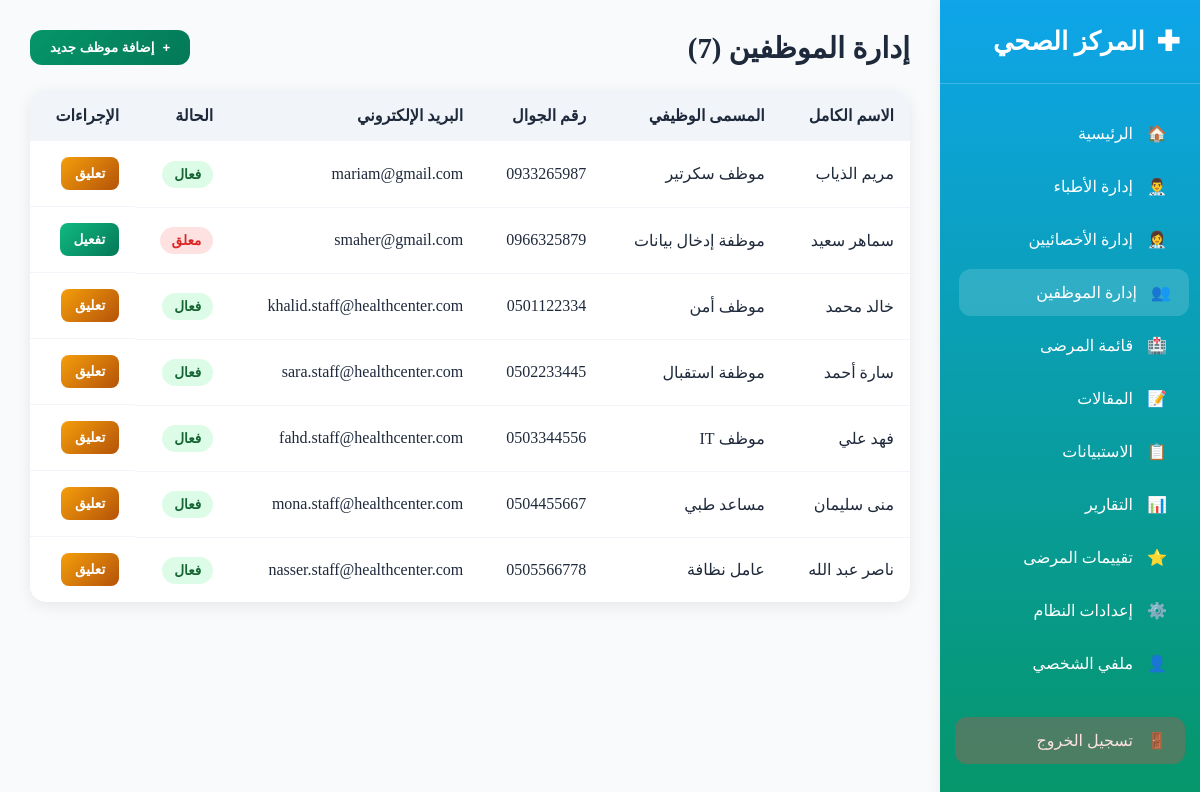
The app's page /admin/staff.php with its own data.
### tables this page shows
CREATE TABLE `staff` (
  `id` int NOT NULL,
  `full_name` varchar(100) NOT NULL,
  `email` varchar(100) NOT NULL,
  `phone` varchar(20) DEFAULT NULL,
  `position` varchar(100) NOT NULL,
  `status` enum('active','suspended') DEFAULT 'active',
  `created_at` timestamp NOT NULL DEFAULT CURRENT_TIMESTAMP,
  `updated_at` timestamp NOT NULL DEFAULT CURRENT_TIMESTAMP ON UPDATE CURRENT_TIMESTAMP,
  `password` varchar(255) NOT NULL DEFAULT ''
);

### admin/staff.php (the view, shortened to what this page needs)
<?php
$current_page_name = 'staff';
$database = new Database();
$conn = $database->getConnection();
$stmt = $conn->query("SELECT id, full_name, email, phone, position, status FROM staff ORDER BY created_at DESC");
$staff = $stmt->fetchAll(PDO::FETCH_ASSOC);
?>
<!DOCTYPE html>
<html lang="ar" dir="rtl">
<head>
    <?php include 'includes/sidebar.php'; ?>
</head>
<body>
    <div class="main-content">
        <div class="page-header">
            <h1 class="page-title">إدارة الموظفين (<?= count($staff) ?>)</h1>
            <button class="btn-add" id="toggleForm">
                <span>+</span> إضافة موظف جديد
            </button>
        </div>
        <?php if (count($staff) > 0): ?>
        <table class="staff-table">
            <thead>
                <tr>
                    <th>الاسم الكامل</th>
                    <th>المسمى الوظيفي</th>
                    <th>رقم الجوال</th>
                    <th>البريد الإلكتروني</th>
                    <th>الحالة</th>
                    <th>الإجراءات</th>
                </tr>
            </thead>
            <tbody>
                <?php foreach ($staff as $employee): ?>
                <tr>
                    <td><?= htmlspecialchars($employee['full_name']) ?></td>
                    <td><?= htmlspecialchars($employee['position']) ?></td>
                    <td><?= htmlspecialchars($employee['phone'] ?? 'غير متوفر') ?></td>
                    <td><?= htmlspecialchars($employee['email']) ?></td>
                    <td><span class="status status-<?= $employee['status'] ?>"><?= $employee['status'] === 'active' ? 'فعال' : 'معلق' ?></span></td>
                    <td class="actions">
                        <?php if ($employee['status'] === 'active'): ?>
                            <a href="?action=suspend&id=<?= $employee['id'] ?>" class="btn-action suspend">تعليق</a>
                        <?php else: ?>
                            <a href="?action=activate&id=<?= $employee['id'] ?>" class="btn-action activate">تفعيل</a>
                        <?php endif; ?>
                    </td>
                </tr>
                <?php endforeach; ?>
            </tbody>
        </table>
        <?php endif; ?>
    </div>
</body>
</html>

### admin/includes/sidebar.php (shortened to what this page needs)
<?php
function is_active($target, $current) {
    return (isset($current) && $target === $current) ? 'active' : '';
}
?>
<div class="sidebar">
    <div class="logo">
        <div class="logo-icon">✚</div>
        <span>المركز الصحي</span>
    </div>
    <ul>
        <li><a href="dashboard.php" class="<?= is_active('dashboard', $current_page_name) ?>"><span>🏠</span> <span>الرئيسية</span></a></li>
        <li><a href="doctors.php" class="<?= is_active('doctors', $current_page_name) ?>"><span>👨‍⚕️</span> <span>إدارة الأطباء</span></a></li>
        <li><a href="specialists.php" class="<?= is_active('specialists', $current_page_name) ?>"><span>👩‍⚕️</span> <span>إدارة الأخصائيين</span></a></li>
        <li><a href="staff.php" class="<?= is_active('staff', $current_page_name) ?>"><span>👥</span> <span>إدارة الموظفين</span></a></li>
        <li><a href="patients.php" class="<?= is_active('patients', $current_page_name) ?>"><span>🏥</span> <span>قائمة المرضى</span></a></li>
        <li><a href="articles.php" class="<?= is_active('articles', $current_page_name) ?>"><span>📝</span> <span>المقالات</span></a></li>
        <li><a href="surveys.php" class="<?= is_active('surveys', $current_page_name) ?>"><span>📋</span> <span>الاستبيانات</span></a></li>
        <li><a href="reports.php" class="<?= is_active('reports', $current_page_name) ?>"><span>📊</span> <span>التقارير</span></a></li>
        <li><a href="reviews.php" class="<?= is_active('reviews', $current_page_name) ?>"><span>⭐</span> <span>تقييمات المرضى</span></a></li>
        <li><a href="settings.php" class="<?= is_active('settings', $current_page_name) ?>"><span>⚙️</span> <span>إعدادات النظام</span></a></li>
        <li><a href="profile.php" class="<?= is_active('profile', $current_page_name) ?>"><span>👤</span> <span>ملفي الشخصي</span></a></li>
        <li><a href="../logout.php" class="logout"><span>🚪</span> <span>تسجيل الخروج</span></a></li>
    </ul>
</div>

### admin/staff.php (style rules this page uses)
* { margin: 0; padding: 0; box-sizing: border-box; }
.main-content { margin-right: 260px; padding: 30px; }
.page-header { display: flex; justify-content: space-between; align-items: center; margin-bottom: 25px; flex-wrap: wrap; gap: 15px; }
.page-title { font-size: 1.8rem; font-weight: 700; color: var(--text-color); }
.btn-add { background: linear-gradient(135deg, #059669 0%, #047857 100%); color: white; border: none; padding: 10px 20px; border-radius: 12px; font-weight: 600; cursor: pointer; display: flex; align-items: center; gap: 8px; transition: transform 0.2s; }
.staff-table { width: 100%; border-collapse: collapse; background: var(--card-bg); border-radius: 16px; overflow: hidden; box-shadow: 0 4px 15px var(--card-shadow); }
.staff-table th { background: var(--border-color); padding: 16px; text-align: right; font-weight: 700; color: var(--text-color); }
.staff-table td { padding: 16px; text-align: right; border-bottom: 1px solid var(--border-color); color: var(--text-color); }
.staff-table tr:last-child td { border-bottom: none; }
.status { padding: 6px 12px; border-radius: 20px; font-size: 0.85rem; font-weight: 600; }
.status-active { background: #dcfce7; color: #166534; }
.status-suspended { background: #fee2e2; color: #dc2626; }
.actions { display: flex; gap: 8px; flex-wrap: wrap; }
.btn-action { padding: 8px 14px; border-radius: 8px; color: white; text-decoration: none; font-size: 0.85rem; font-weight: 600; display: inline-flex; align-items: center; gap: 6px; white-space: nowrap; }
.activate { background: linear-gradient(135deg, #10b981, #047857); }
.suspend { background: linear-gradient(135deg, #f59e0b, #b45309); }

### admin/includes/theme_logic.php (style rules this page uses)
:root { --bg-color: #f8fafc; --text-color: #1e293b; --card-bg: white; --card-shadow: rgba(0,0,0,0.08); --header-bg: white; --header-shadow: rgba(0,0,0,0.08); --sidebar-bg: linear-gradient(180deg, #0ea5e9 0%, #059669 100%); --sidebar-text: white; --border-color: #f1f5f9; --muted-text: #64748b; --stat-title-color: #64748b; --toggle-bg: #e2e8f0; --toggle-thumb: white; --department-active: #dcfce7; --department-inactive: #fee2e2; --department-active-text: #166534; --department-inactive-text: #dc2626; }
body { background-color: var(--bg-color); color: var(--text-color); transition: background-color 0.3s ease, color 0.3s ease; }

### admin/includes/sidebar.php (style rules this page uses)
.sidebar { width: 260px; background: var(--sidebar-bg); color: var(--sidebar-text); height: 100vh; position: fixed; overflow-y: auto; box-shadow: 3px 0 15px rgba(0,0,0,0.1); transition: background 0.3s ease; }
.logo { padding: 25px 20px; font-size: 1.6rem; font-weight: 700; border-bottom: 1px solid rgba(255,255,255,0.2); display: flex; align-items: center; gap: 12px; }
.logo-icon { font-size: 28px; }
.sidebar ul { list-style: none; padding: 20px 0; }
.sidebar ul li { padding: 0 15px; }
.sidebar ul li a { color: var(--sidebar-text); text-decoration: none; display: flex; align-items: center; padding: 14px 18px; border-radius: 12px; margin: 6px 0; transition: all 0.3s ease; font-weight: 500; gap: 14px; }
.sidebar ul li a:hover, .sidebar ul li a.active { background: rgba(255,255,255,0.15); transform: translateX(4px); }
.sidebar ul li a.logout { margin-top: 30px; background: rgba(239, 68, 68, 0.3); color: #fee2e2; }

### records on screen
staff: full_name "مريم الذياب", position "موظف سكرتير", phone "0933265987", email "mariam@gmail.com", status "فعال"
staff: full_name "سماهر سعيد", position "موظفة إدخال بيانات", phone "0966325879", email "smaher@gmail.com", status "معلق"
staff: full_name "خالد محمد", position "موظف أمن", phone "0501122334", email "khalid.staff@healthcenter.com", status "فعال"
staff: full_name "سارة أحمد", position "موظفة استقبال", phone "0502233445", email "sara.staff@healthcenter.com", status "فعال"
staff: full_name "فهد علي", position "موظف IT", phone "0503344556", email "fahd.staff@healthcenter.com", status "فعال"
staff: full_name "منى سليمان", position "مساعد طبي", phone "0504455667", email "mona.staff@healthcenter.com", status "فعال"
staff: full_name "ناصر عبد الله", position "عامل نظافة", phone "0505566778", email "nasser.staff@healthcenter.com", status "فعال"

### other values on screen
count($staff) "7"
